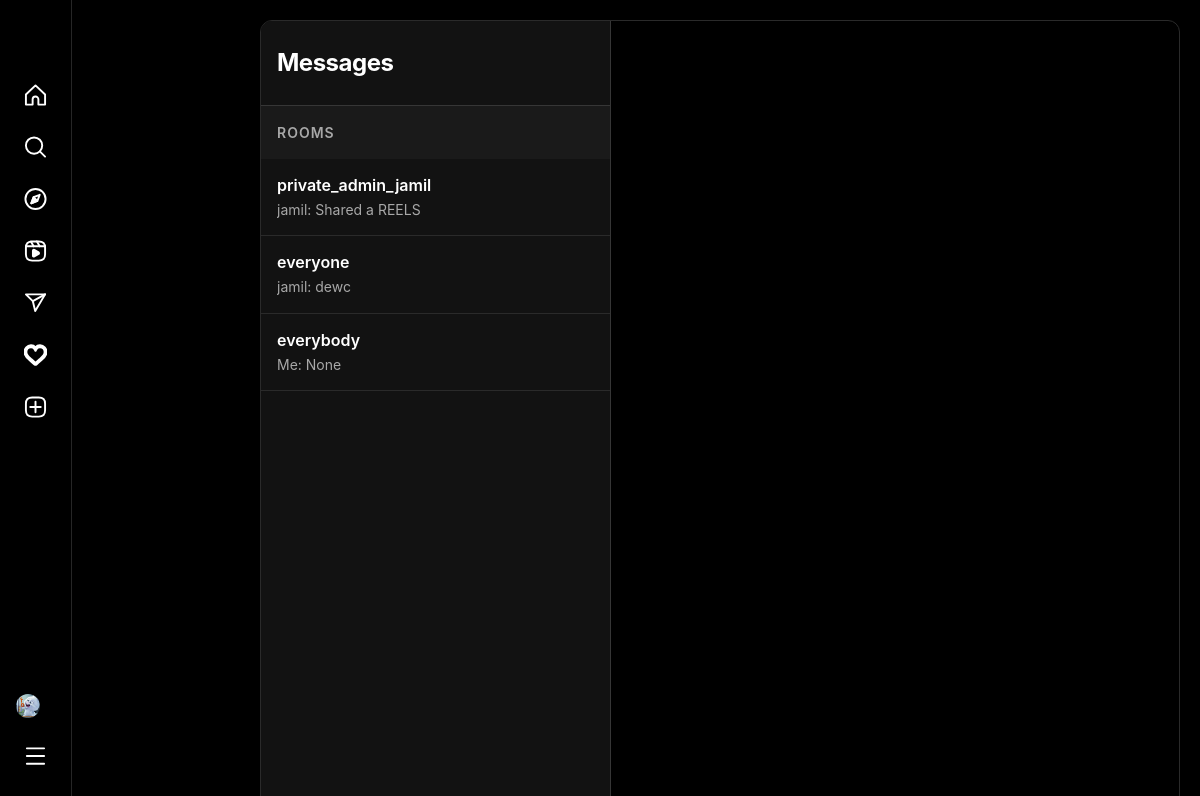
The page /chat/home/ (signed in) on the database its author committed.
### users/models.py (models this page shows, shortened)
class UserModel(AbstractUser):
    bio = models.CharField(max_length=255, null=True, blank=True)
    avatar = models.ImageField(upload_to='user/avatars/', null=True, blank=True)
    website = models.URLField(null=True, blank=True)
    class GenderChoice(models.TextChoices):
        MALE = 'MALE', 'Male'
        FEMALE = 'FEMALE', 'Female'
        NOT_GIVEN = "NOT_GIVEN", "Not given"
    gender = models.CharField(
        max_length=10,
        choices=GenderChoice.choices,
        default=GenderChoice.NOT_GIVEN,
        null=True,
        blank=True
    )

### chat/models.py (models this page shows, shortened)
class Room(models.Model):
    CHAT_TYPE_CHOICES = [
        ('private', 'Private'),
        ('public', 'Public'),
    ]
    room_name = models.CharField(max_length=100, unique=True)
    members = models.ManyToManyField(UserModel, related_name='chats')
    chat_type = models.CharField(max_length=10, choices=CHAT_TYPE_CHOICES, default='public')

class Message(models.Model):
    room = models.ForeignKey(Room, on_delete=models.CASCADE, related_name='messages')
    message = models.CharField(max_length=255, blank=True, null=True)
    sender = models.ForeignKey(UserModel, on_delete=models.CASCADE)
    post = models.ForeignKey(PostModel, null=True, blank=True, on_delete=models.SET_NULL)
    created_at = models.DateTimeField(auto_now_add=True)

### chat/views.py (the view)
# urls.py: path('home/', views.chats_list, name='chats'),
def chats_list(request):
    rooms = request.user.chats.order_by('-room_name')
    users = UserModel.objects.exclude(id=request.user.id).order_by('username')
    q = request.GET.get("q")
    if q:
        users = users.filter(username__icontains=q)
    context = {
        'rooms': rooms,
        'users': users,
    }
    return render(request, 'chats.html', context)

### templates/chats.html (shortened to what this page needs)
{% extends "base.html" %}
{% load static %}
{% block content %}
<div class="messages-container">
    <div class="messages-sidebar">
        <div class="messages-header">
            <h2>Messages</h2>
        </div>
        <div class="rooms-header">Rooms</div>
        {% if filtered_queryset %}
        {% for query in filtered_queryset %}
        <div class="room-item">
            <a href="{% url 'room' room_name=query.room_name %}">
                <div class="room-name">{{ query.room_name }}</div>
                <div class="room-preview">
                    {% if query.messages.last.sender == request.user %}
                    Me: {{ query.messages.last.message }}
                    {% else %}
                    {{ query.messages.last.sender.username }}: {{ query.messages.last.message }}
                    {% endif %}
                </div>
            </a>
        </div>
        {% endfor %}
        {% else %}
        {% for room in rooms %}
        <div class="room-item">
            <a href="{% url 'room' room_name=room.room_name  %}">
                <div class="room-name">{{ room.room_name }}</div>
                <div class="room-preview">
                    {% if room.messages.last.sender == request.user %}
                    Me: {{ room.messages.last.message }}
                    {% else %}
                    {% if room.messages.last.sender.username %}
                    {{ room.messages.last.sender.username }}: {{ room.messages.last.message }}
                    {% else %}
                    Start a conversation
                    {% endif %}
                    {% endif %}
                </div>
            </a>
        </div>
        {% empty %}
        <div class="empty-state">
            <i class="fa-regular fa-comment-dots"></i>
            <p>No rooms yet</p>
            <p>Create a room to start messaging</p>
        </div>
        {% endfor %}
        {% endif %}
    </div>
</div>
{% endblock %}

### templates/header.html (shortened to what this page needs)
<nav class="sidebar">
    <div class="sidebar-logo">
    </div>
    <ul class="sidebar-nav">
        <li>
            <a href="{% url 'home' %}" class="{% block home_active %}{% endblock %}">
                <svg class="icon" aria-label="Home" fill="currentColor" height="24" role="img" viewBox="0 0 24 24" width="24">
                    <path d="M9.005 16.545a2.997 2.997 0 0 1 2.997-2.997A2.997 2.997 0 0 1 15 16.545V22h7V11.543L12 2 2 11.543V22h7.005Z" fill="none" stroke="currentColor" stroke-linejoin="round" stroke-width="2"></path>
                </svg>
            </a>
        </li>
        <li>
            <a href="{% url 'search' %}" class="{% block search_active %}{% endblock %}">
            </a>
        </li>
        <li>
            <a href="{% url 'explore' %}" class="{% block explore_active %}{% endblock %}">
            </a>
        </li>
        <li>
            <a href="{% url 'reels' %}" class="{% block reels_active %}{% endblock %}">
            </a>
        </li>
        <li>
            <a href="{% url 'chats' %}" class="{% block messages_active %}{% endblock %}">
            </a>
        </li>
        <li>
            <a href="{% url 'notifications' %}" class="{% block notifications_active %}{% endblock %}">
            </a>
        </li>
        <li>
            <a href="{% url 'create' %}" class="{% block create_active %}{% endblock %}">
            </a>
        </li>
    </ul>
    <div class="sidebar-profile">
        {% if user.is_authenticated %}
        <a href="{% url 'profile' %}" class="{% block profile_active %}{% endblock %}">
            {% if user.avatar %}
            <img style="height: 24px; width: 24px; border-radius: 50%; object-fit: cover; margin-right: 16px;"
                 src="{{ user.avatar.url }}">
            {% endif %}
        </a>
        {% endif %}
    </div>
    <div class="sidebar-more">
        <a href="#" class="more-btn" id="more-btn">
        </a>
    </div>
</nav>

### static/css/style.css (style rules this page uses)
* { margin: 0; padding: 0; box-sizing: border-box; }
body { font-family: -apple-system, BlinkMacSystemFont, "Segoe UI", Roboto, Helvetica, Arial, sans-serif; background-color: #000; color: #fff; overflow-x: hidden; }
.sidebar { width: 244px; background-color: #000; border-right: 1px solid #262626; position: fixed; height: 100vh; padding: 8px 12px 20px; z-index: 100; left: 0; top: 0; }
.sidebar-logo { padding: 25px 12px 16px; margin-bottom: 19px; }
.sidebar-nav { list-style: none; }
.sidebar-nav li { margin-bottom: 4px; }
.sidebar-nav a { display: flex; align-items: center; padding: 12px; color: #fff; text-decoration: none; border-radius: 8px; transition: background-color 0.2s; font-size: 16px; }
.sidebar-nav .icon { width: 24px; height: 24px; fill: currentColor; }
.sidebar-profile { position: absolute; bottom: 20px; left: 12px; right: 12px; }
.sidebar-profile a { display: flex; align-items: center; padding: 12px; color: #fff; text-decoration: none; border-radius: 8px; transition: background-color 0.2s; }
.messages-container { display: flex; height: calc(100vh - 40px); border: 1px solid #262626; border-radius: 8px; overflow: hidden; margin: 0; }
.messages-sidebar { width: 350px; border-right: 1px solid #262626; background-color: #000; }
.messages-header { padding: 20px; border-bottom: 1px solid #262626; }
.messages-header h2 { font-size: 16px; font-weight: 600; color: #fff; }

### templates/header.html (style rules this page uses)
.sidebar { position: fixed; left: 0; top: 0; width: 245px; height: 100vh; background-color: #000; border-right: 1px solid #262626; padding: 8px 12px 20px 12px; display: flex; flex-direction: column; z-index: 100; }
.sidebar-logo { padding: 25px 12px 19px 12px; margin-bottom: 19px; }
.sidebar-nav { list-style: none; padding: 0; margin: 0; flex: 1; }
.sidebar-nav li { margin-bottom: 4px; }
.sidebar-nav a, .sidebar-profile a, .more-btn { display: flex; align-items: center; padding: 12px; color: #fff; text-decoration: none; border-radius: 8px; transition: all 0.2s ease; font-size: 16px; font-weight: 400; position: relative; }
.icon { width: 24px; height: 24px; margin-right: 16px; stroke: currentColor; fill: none; stroke-width: 2; transition: all 0.2s ease; stroke-linecap: round; stroke-linejoin: round; }
.sidebar-more { position: absolute; bottom: 20px; left: 12px; right: 12px; }
.more-btn { display: flex; align-items: center; padding: 12px; color: #fff; text-decoration: none; border-radius: 8px; transition: all 0.2s ease; font-size: 16px; position: relative; cursor: pointer; }
.sidebar-profile { position: absolute; bottom: 70px; left: 12px; right: 12px; }
.sidebar-profile a { display: flex; align-items: center; padding: 12px; color: #fff; text-decoration: none; border-radius: 8px; transition: all 0.2s ease; }
@media (max-width: 1264px) { .sidebar { width: 72px; } }
@media (max-width: 1264px) { .sidebar-nav a, .sidebar-profile a, .more-btn { justify-content: center; padding: 12px; } }
@media (max-width: 1264px) { .icon { margin-right: 0; } }

### rows shown on the page
UserModel: avatar (picture)
Room: room_name "private_admin_jamil", messages.last.sender.username "jamil", messages.last.message "Shared a REELS"
Room: room_name "everyone", messages.last.sender.username "jamil", messages.last.message "dewc"
Room: room_name "everybody", messages.last.message "None"
